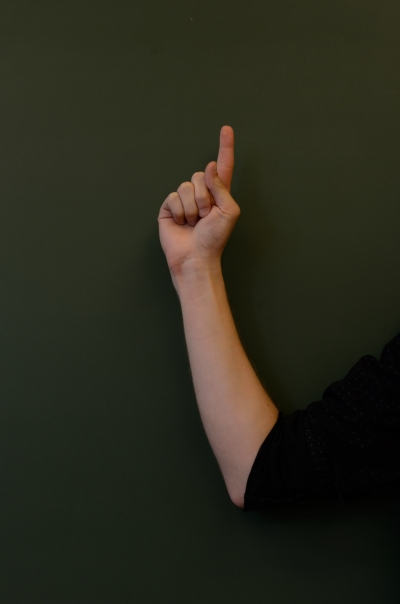
#> input picture test.jpg, 400 x 604 px, given in place of the camera
$ python finalCode.py   (older library calls are emulated)
#> lines starting #> are read from the running program, lines starting #| are printed output that depends on the picture; after the words box and inside, x2 and y2 are one past the last pixel; in counts of white or black regions, pixels touching at a corner belong together
### imageBkgds.py
################################################################################

# Alpacas & Fences - imageBkgds
# Authors: 470203101, 470386390, 470354850

# In order to run this file alone:
# $ python imageBkgds.py

# This script aids in the removal of the background of a person.
# Follows the instructions from https://www.learnopencv.com/applications-of-foreground-background-separation-with-semantic-segmentation/

################################################################################
# Imports
################################################################################
import cv2
import numpy as np
from PIL import Image

from viewCamera import *
from viewFileImage import *
from imageManipulations import *

################################################################################
# Constants
################################################################################


################################################################################
# Functions
################################################################################
# diffBkgdThreshBGR
# Removes the background of the given rgb_img through diffing the bkgd_img
# Input:
#   - bgr_img | cv2 image -> image object/data
#   - bkgd_img | cv2 image -> image object/data
# Output:
#   - gray_img | cv2 image -> image object/data
# [94 lines left out: functions diffBkgdThreshBGR, diffBkgdBGRThresh, diffBkgdOtsuBGR, not called in this run]

#-------------------------------------------------------------------------------
# diffBkgdOtsuGray
# Removes the background of the given rgb_img.
# Input:
#   - bgr_img | cv2 image -> image object/data
# Output:
#   - gray_img | cv2 image -> image object/data
def diffBkgdOtsuGray(bgr_img):
  gray_img = cv2.cvtColor(bgr_img, cv2.COLOR_BGR2GRAY)
  ret_gray, thresh_gray = cv2.threshold(gray_img, 0,255, cv2.THRESH_BINARY_INV+cv2.THRESH_OTSU)
  print(f"[removeBkgd - INFO]: ret_gray = {ret_gray}")

  return thresh_gray

#-------------------------------------------------------------------------------
# diffBkgdModels
# Removes the background of the given rgb_img.
# Input:
#   - bgr_img | cv2 image -> image object/data
# Output:
#   - bgr_img | cv2 image -> image object/data
# [54 lines left out: function diffBkgdModels, not called in this run]

### imageManipulations.py
################################################################################

# Alpacas & Fences - imageManipulations
# Authors: 470203101, 470386390, 470354850

# In order to run this file alone:
# $ python imageManipulations.py

# This script aids in the manipulations of images needed for other scripts.

################################################################################
# Imports
################################################################################
from skimage.measure import compare_ssim
import imutils
import cv2
import numpy as np
from PIL import Image

################################################################################
# Constants
################################################################################
hist_equ_tile_size = 8

################################################################################
# Functions
################################################################################
# histEqu
# Removes the background of the given rgb_img through diffing the bkgd_img
# Input:
#   - bgr_img | cv2 image -> image object/data
#   - bkgd_img | cv2 image -> image object/data
# Output:
#   - N/A
# Notes:
#   - Implementation guided from https://docs.opencv.org/master/d5/daf/tutorial_py_histogram_equalization.html
# [34 lines left out: functions histEqu, diffImgs, not called in this run]

#-------------------------------------------------------------------------------
# normImg
# Normalise image
# Input:
#   - img | cv2 image -> image object/data
# Output:
#   - img | cv2 image -> image object/data with values between 0.0 and 1.0
def normImg(img):
  img = np.subtract(img, np.amin(img))
  img = np.divide(img, np.amax(img))
  return img

#-------------------------------------------------------------------------------
# resizeImage
# Resize the image.
# Input:
#   - image | cv2 image -> image object/data
#   - scale | 0.0 -> 1.0 | float -> scale
# Output:
#   - image | cv2 image -> image object/data
# Note:
#   - Image will fit screen.
def resizeImage(image, scale=0.5):
  # Resize the image
  img_h, img_w = image.shape[0:2]
  new_w = int(img_w * scale)
  new_h = int(img_h * scale)
  # dim = (width, height)
  dim = (new_w, new_h)

  # resize image
  return cv2.resize(image, dim, interpolation = cv2.INTER_AREA)

################################################################################
# Main
################################################################################
def main():
  pass

# [2 lines that do not run on import are left out]

### imageClusterings.py
################################################################################

# Alpacas & Fences - imageClusterings.py
# Authors: 470203101, 470386390, 470354850

# In order to run this file alone:
# $ python imageClusterings.py ./virtualBkgdImgs/imageWithoutLight.PNG
# OR
# $ python imageClusterings.py ./virtualBkgdImgs/IMG20190812150923.jpg

################################################################################
# Imports
################################################################################
import cv2
import numpy as np
import math
from PIL import Image

################################################################################
# Constants
################################################################################
COLOR_MAX = 255
COLOR_MIN = 0

C_THRESH = 20
D_TILE = 1

################################################################################
# Functions
################################################################################
# removeListDup
# Removes duplicates from a list.
# Input:
#   - l | list
# Output:
#   - l | list
# Note:
#   - (0, 1) and (-0, 1) are treated as being the same thing.
def removeListDup(l):
  return list(dict.fromkeys(l))

#-------------------------------------------------------------------------------
# createCheckList
# Creates the list of tiles to look at
# relative to the currently looked at tile.
# Input:
#   - r | int -> range around current tile.
# Output:
#   - list of tuples
def createCheckList(r):
  l = []
  for i in range(1, r+1):
    for j in range(i):
      l.append((i,j))
      l.append((-i,j))
      l.append((-i,-j))
      l.append((i,-j))
      l.append((j,i))
      l.append((-j,i))
      l.append((-j,-i))
      l.append((j,-i))
    l.append((i,i))
    l.append((-i,i))
    l.append((-i,-i))
    l.append((i,-i))
  return removeListDup(l)

#-------------------------------------------------------------------------------
# createGroupsBGR
# Returns pixel groups.
# Input:
#   - bgr_img | cv2 image -> image object/data
#   - c_thresh | 0 - 255 int -> colour threshold
#   - r_tile | int -> # top left corner tiles to look at.
# Output:
#   - gray_img | cv2 image -> image object/data
# [70 lines left out: function createGroupsBGR, not called in this run]


#-------------------------------------------------------------------------------
# createGroupsGray
# Returns pixel groups.
# Input:
#   - gray_img | cv2 image -> image object/data
#   - c_thresh | 0 - 255 int -> colour threshold
#   - r_tile | int -> # top left corner tiles to look at.
# Output:
#   - gray_img | cv2 image -> image object/data
def createGroupsGray(gray_img, c_thresh=C_THRESH, d_tile=D_TILE):
  # For each pixel, go down
  row, col = gray_img.shape[0:2]
  gp_img = np.zeros((row, col), np.float32)-1.0;
  gp_dict = {}

  tiles = createCheckList(d_tile)

  def peekHue(r, c):
    return gray_img[r][c]

  def peekGroup(r, c):
    return gp_img[r][c]

  def peekSurround(r, c, tiles):
    #print(f"[peekSurround - DATA]: r = {r}, c = {c}")
    gps = {}
    # obtain current tile's colour (hue)
    p = peekHue(r, c)
    for d_r, d_c in tiles:
      tile_r = r+d_r
      tile_c = c+d_c
      # check tile is possible
      if tile_r < 0 or tile_c < 0 or tile_r >= row or tile_c >= col:
        # no current group
        # therefore can not compare
        continue
      # look at tile group
      g = peekGroup(tile_r, tile_c)
      if g == -1.0:
        # no current group
        # therefore can not compare
        continue
      # look at tile colour (hue)
      h = peekHue(tile_r, tile_c)
      h_diff = min(abs(p-h), abs(p+COLOR_MAX-h))
      # save the group num as the tile is within color hue thres
      if (0 <= h_diff) and (h_diff <= c_thresh):
        try:
          gps[g] += 1
        except:
          gps[g] = 1
    return gps

  # find groups
  gp_n = 0; # last group number
  for r in range(row):
    col_range = range(col)
    if r%2 != 0:
      col_range = reversed(col_range)
    #print(f"[createGroups - DATA]: r = {r}, gp_n = {gp_n}")
    for c in col_range:
      gps = peekSurround(r, c, tiles)
      if len(gps.keys()) == 0:
        gp_img[r][c] = gp_n
        gp_n += 1
      else:
        k_max, v_max = -1, -1
        for k, v in gps.items():
          if v_max <= v:
            v_max = v
            k_max = k
        gp_img[r][c] = k_max

  return gp_img

################################################################################
# Main
################################################################################
# [67 lines left out: function main, not called in this run]

# [8 lines that do not run on import are left out]

### finalCode.py
################################################################################

# Alpacas & Fences - finalCode
# Authors: 470354850, 470386390, 470203101

# In order to run this file alone:
# $ python finalCode.py

# This script is the main and final code submission of Alpacas and Fences demo.

################################################################################
# Imports
################################################################################
import cv2
import numpy as np
import matplotlib.pyplot as plt
import idx2numpy
import math

from sklearn import svm
from sklearn import metrics
from sklearn.model_selection import train_test_split

from skimage.feature import hog
import pickle

from PIL import Image

from viewCamera import *
from viewFileImage import *
from imageManipulations import *
from imageClusterings import *
from imageBkgds import *

################################################################################
# Globals
################################################################################
global lineMatrix
global scoreMatrix
global nRows
global nCols
global playerColourRGB
global playerTurn
global playerColour
global colourLabel
global playerScore

COLOR_MAX = 255
GRAY_COLOR = 120


KERNEL = 'ellipse' # or 'box'
IMG_SCALE = 0.05 # Scaling to resize img when grouping colours together.
C_THRESH = 40 # Threshold where colour matching diff below are taken
G_THRESH = 35 # Threshold where groups above are taken

# kernel = 15
# minA = 0.02
# maxA = 0.9
radius = 8
# sample_in = 0.02  # 2% inward from contour left and right edges
# border_size = 10
# prev_point = (-1,-1)

################################################################################
# Functions
################################################################################
# Wear black glove!
def removeListValues(givenList, val):
   return [value for value in givenList if value != val]
"""
def verifyPoint(curr_point):
  error_thresh = 10
  point_thresh = 20
  error_count = 0

  if prev_point == (-1,-1):
    return curr_point

  x_diff = abs(curr_point[0] - prev_point[0])
  y_diff = abs(curr_point[1] - prev_point[1])

  print(x_diff,y_diff)
  if (x_diff > point_thresh) or (y_diff > point_thresh) and error_count < error_thresh:
    error_count += 1
    return prev_point
  else:
    error_count = 0
    return curr_point
"""
#-------------------------------------------------------------------------------
# captureImg
def captureImg(cap, show_img=0):
  # Check if the webcam is opened correctly
  if not cap.isOpened():
    raise IOError("Cannot open webcam")

  ret, frame = cap.read()
  frameResized = cv2.resize(frame, None, fx=2, fy=2, interpolation=cv2.INTER_AREA)
  newFrame = replaceBkgd(frame)
  newFrame = cv2.resize(newFrame, None, fx=2, fy=2, interpolation=cv2.INTER_AREA)

  newFrame[draw_box_y1:draw_box_y2,draw_box_x1:draw_box_x2,:] = frameResized[draw_box_y1:draw_box_y2,draw_box_x1:draw_box_x2,:]
  newFrame[flag_box_y1:flag_box_y2,flag_box_x1:flag_box_x2,:] = frameResized[flag_box_y1:flag_box_y2,flag_box_x1:flag_box_x2,:]

  return ret, newFrame

#-------------------------------------------------------------------------------
def replaceBkgd(bgr_img, show_img=0):
  gray_bkgd = np.ones(bgr_img.shape, np.uint8)*GRAY_COLOR # kernel size
  gray_img = cv2.cvtColor(bgr_img, cv2.COLOR_BGR2GRAY)

  frameName = 'replaceBkgd'
  otsu_img = diffBkgdOtsuGray(bgr_img)
  if show_img:
    otsu_img_resized = resize2ScreenImage(otsu_img)
    viewImage(frameName+' | otsu_img', otsu_img_resized)

  # close the thresh img
  k = np.ones((50,50), np.uint8) # kernel size
  if KERNEL == 'ellipse':
    k_size = 55 # kernel size
    k = cv2.getStructuringElement(cv2.MORPH_ELLIPSE, (k_size, k_size))
  closed_otsu_img = cv2.morphologyEx(otsu_img, cv2.MORPH_CLOSE, k)
  if show_img:
    closed_otsu_img_resized = resize2ScreenImage(closed_otsu_img)
    viewImage(frameName+' | closed_otsu_img', closed_otsu_img_resized)

  scale = IMG_SCALE
  c_thresh = C_THRESH
  groups_img = createGroupsGray(resizeImage(closed_otsu_img, scale), c_thresh)
  h, w = closed_otsu_img.shape
  groups_img = cv2.resize(groups_img, (w, h), interpolation = cv2.INTER_AREA)
  groups_img = normImg(groups_img)*255
  groups_img = groups_img.astype(np.uint8)
  if show_img:
    groups_img_resized = resize2ScreenImage(groups_img)
    viewImage(frameName+' | groups_img', groups_img_resized)

  # bin-threshold
  g_thresh = G_THRESH
  _, bin_groups_img = cv2.threshold(groups_img, g_thresh, COLOR_MAX, cv2.THRESH_BINARY)
  if show_img:
    bin_groups_img_resized = resize2ScreenImage(bin_groups_img)
    viewImage(frameName+' | bin_groups_img', bin_groups_img_resized)

  # Change so that we only look at top numbered groupings
  new_mask_img = cv2.bitwise_and(bin_groups_img, bin_groups_img, mask=closed_otsu_img)
  if show_img:
    new_mask_img_resized = resize2ScreenImage(new_mask_img)
    viewImage(frameName+' | new_mask_img', new_mask_img_resized)


  # multiply with original so that we can re-otsu
  new_bgr_img = cv2.bitwise_and(bgr_img, bgr_img, mask=new_mask_img)
  if show_img:
    new_bgr_img_resized = resize2ScreenImage(new_bgr_img)
    viewImage(frameName+' | new_bgr_img', new_bgr_img_resized)

  # inverse mask to create background
  new_bkgd_img = cv2.bitwise_and(gray_bkgd, gray_bkgd, mask=~new_mask_img)
  if show_img:
    new_bkgd_img_resized = resize2ScreenImage(new_bkgd_img)
    viewImage(frameName+' | new_bkgd_img', new_bkgd_img_resized)

  # add background to masked foreground
  new_img = new_bgr_img+new_bkgd_img
  if show_img:
    new_img_resized = resize2ScreenImage(new_img)
    viewImage(frameName+' | new_img', new_img_resized)

  return new_img

#-------------------------------------------------------------------------------
def checkBlank(im):
  threshold = 8
  h,w,d = im.shape[0],im.shape[1],im.shape[2]

  # Divide into rows. Calculate the mean pixel value. If different, if it's empty.
  num_div = 3
  delta = w//num_div
  bins = [delta*i for i in range(num_div)]

  mean_list = []

  for r in range(num_div):
    sub_im = im[bins[r]:bins[r]+delta,:,:]
    mean_list.append(np.mean(sub_im))

  if abs(mean_list[0]-mean_list[1]) > threshold or abs(mean_list[0]-mean_list[2]) > threshold:
    #print('Not blank!')
    return 0
  else:
    #print('Blank')
    return 1

#-------------------------------------------------------------------------------
def detectFinger(im):
  border_size = 10
  kernel = 15

  if checkBlank(im) == 1:
    return (-1,-1)

  # Preprocessing: Get cleaned binarised image with white background.
  bw_im = cv2.cvtColor(im,cv2.COLOR_BGR2GRAY)
  bw_im = cv2.GaussianBlur(bw_im,(kernel,kernel),0)
  ret,thresh = cv2.threshold(bw_im,0,255,cv2.THRESH_BINARY_INV+cv2.THRESH_OTSU)
  thresh = 255-thresh

  processed_im = cv2.erode(thresh,(kernel,kernel),iterations = 20)
  processed_im = cv2.copyMakeBorder(processed_im,border_size,border_size,border_size,border_size,cv2.BORDER_CONSTANT,value=255)

  # # Get hand contour and find top-most point (Then change to find top most point of orientation)
  contours,hier = cv2.findContours(processed_im,cv2.RETR_TREE,cv2.CHAIN_APPROX_SIMPLE)

  for cnt in contours:
    x,y,w,h = cv2.boundingRect(cnt)

    if w < im.shape[1]:
      finger_loc = tuple(cnt[cnt[:,:,1].argmin()][0])
      finger_loc = (finger_loc[0]-border_size,finger_loc[1]-border_size)  # Relative to main img
      return finger_loc

  return (-1,-1)

#-------------------------------------------------------------------------------
# [14 lines left out: function checkDrawChar, not called in this run]

#-------------------------------------------------------------------------------
def checkIfInBound(pt,bound):
  ref_coord_x = bound[0][0]
  ref_coord_y = bound[0][1]
  w = bound[1]
  h = bound[2]

  pt_x = pt[0]
  pt_y = pt[1]

  if pt_x > ref_coord_x and pt_x < ref_coord_x+w and pt_y > ref_coord_y and pt_y < ref_coord_y+h:
    return True
  else:
    return False

#-------------------------------------------------------------------------------
# Offer options 1-4.
def getNumPlayers(vc,text_display):
  region_thresh = 15
  prev_region = -1
  curr_region = -1
  region_count = 0
  finger_loc = (-1,-1)

  margin = 75
  text_margin = 25
  option_box_w = 100

  region_bounds = {1:[(draw_box_x1+margin,draw_box_y1+margin),100,100],2:[(draw_box_x2-margin-option_box_w,draw_box_y1+margin),100,100],3:[(draw_box_x1+margin,draw_box_y2-margin-option_box_w),100,100],4:[(draw_box_x2-margin-option_box_w,draw_box_y2 -margin-option_box_w),100,100]}

  # Draw options in box
  COORD = 0
  WIDTH = 1
  HEIGHT = 2

  rval, frame = captureImg(vc)
  while rval:
    rval, frame = captureImg(vc)

    # DETECTING FINGER
    draw_sub_im = frame[draw_box_y1:draw_box_y2,draw_box_x1:draw_box_x2]
    rel_finger_loc = detectFinger(draw_sub_im)  # Relative finger point

    # DRAWING FINGER POINT
    if rel_finger_loc != (-1,-1):
      finger_loc = (rel_finger_loc[0]+draw_box_x1,rel_finger_loc[1])
      # finger_loc = verifyPoint(finger_loc)
      frame = cv2.circle(frame,finger_loc,radius,(255,0,0),-1)

    cv2.rectangle(frame,(draw_box_x1,draw_box_y1),(draw_box_x2,draw_box_y2),color=(0,0,0,0))
    cv2.rectangle(frame,(flag_box_x1,flag_box_y1),(flag_box_x2,flag_box_y2),color=(0,0,0,0))

    # Intructions for user
    cv2.putText(frame,text_display,(width//5,height*4//5), cv2.FONT_HERSHEY_SIMPLEX, 2, (0,0,255),3,cv2.LINE_AA)

    # Draw options in box
    for r in range(1,5):
      coord1 = region_bounds[r][COORD]
      coord2 = (region_bounds[r][COORD][0] + region_bounds[r][WIDTH], region_bounds[r][COORD][1] + region_bounds[r][HEIGHT])
      text_coord = (coord1[0] + 25,coord1[1] + 75)
      cv2.rectangle(frame,coord1,coord2,color=(0,0,0,0))
      cv2.putText(frame,str(r),text_coord, cv2.FONT_HERSHEY_SIMPLEX, 2, (0,0,255),3,cv2.LINE_AA)

    # Identify the region the finger is in
    for r in range(1,5):
      if checkIfInBound(finger_loc,region_bounds[r]) == True:
        curr_region = r
        break
      else:
        curr_region = -1

    # Track finger position over time
    if curr_region == prev_region and curr_region != -1:
      region_count += 1
      if region_count > region_thresh:
        if getConfirmation(vc,'Lock in number of players: '+str(curr_region), 0) == True:
          return curr_region
        else:
          # Reset values and restart
          region_count = 0
          prev_region = -1
          curr_region = -1
          finger_loc = (-1,-1)

          # Load most updated image and then output.
          rval, frame = captureImg(vc)
    else:
      region_count = 0

    prev_region = curr_region
    #print(region_count)

    cv2.imshow("preview", frame)
    key = cv2.waitKey(20)
    if key == 27:
      break

#-------------------------------------------------------------------------------
# [392 lines left out: functions getCharacter, getConfirmation, drawLines, convertToLetter, checkValidInput, updateScore and 5 more, not called in this run]

################################################################################
# Main
################################################################################
cv2.namedWindow("preview")
vc = cv2.VideoCapture(0)

playerColour = [18, 15, 7, 13]
colourLabel = ['Red', 'Orange', 'Green', 'Magenta']
playerColourRGB = [(0, 0, 255), (0,165,255), (0,128,0), (255,0,255)]

if vc.isOpened(): # try to get the first frame
    rval, frame = vc.read()
#> frame is the input picture: shape (604, 400, 3); mean B, G, R 28.5, 41.6, 41.7
    frame = cv2.resize(frame, None, fx=2, fy=2, interpolation=cv2.INTER_AREA)
#> frame: shape (1208, 800, 3)
    height = frame.shape[0]
    width = frame.shape[1]
else:
    rval = False

radius = 8

draw_box_x1 = width-height*2//5
draw_box_x2 = width
draw_box_y1 = 0
draw_box_y2 = height*2//5

flag_box_x1 = 0
flag_box_x2 = height//5
flag_box_y1 = 0
flag_box_y2 = height//5

num_players = getNumPlayers(vc,'Select number of players')
#> in replaceBkgd, `gray_img = cv2.cvtColor(bgr_img, cv2.COLOR_BGR2GRAY)`:
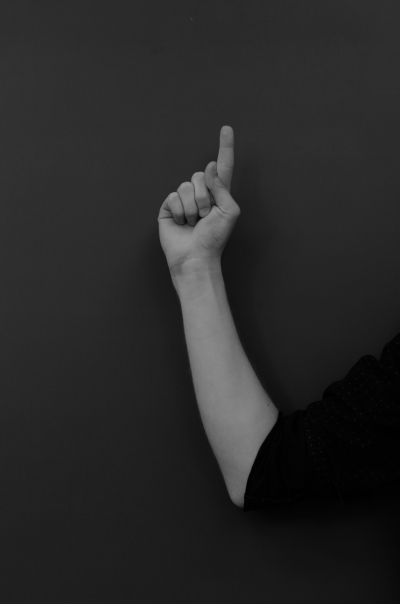
#> gray_img: shape (604, 400); min 0, max 151, mean 40.2
#> in diffBkgdOtsuGray, `ret_gray, thresh_gray = cv2.threshold(gray_img, 0,255, cv2.THRESH_BINA..`:
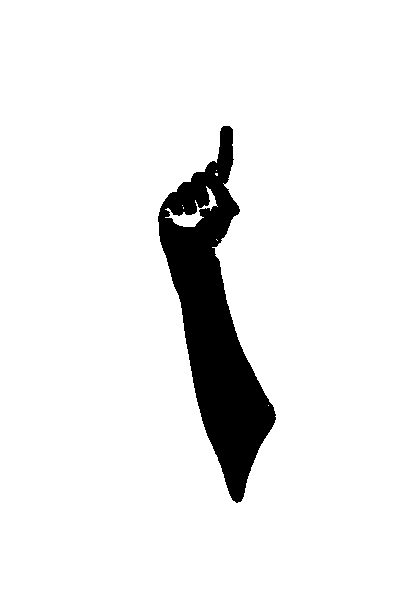
#> thresh_gray: shape (604, 400); 92.6% white; 1 black region, box (x1, y1, x2, y2) and area: (158, 126, 276, 503) 17784
#> in diffBkgdOtsuGray, `ret_gray, thresh_gray = cv2.threshold(gray_img, 0,255, cv2.THRESH_BINA..`: ret_gray = 75
#| [removeBkgd - INFO]: ret_gray = 75.0
#> in replaceBkgd, `closed_otsu_img = cv2.morphologyEx(otsu_img, cv2.MORPH_CLOSE, k)`:
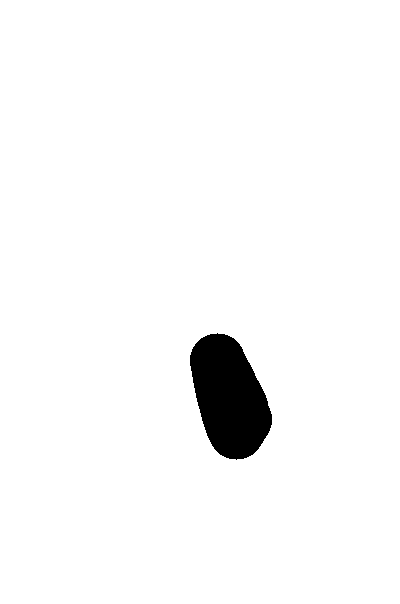
#> closed_otsu_img: shape (604, 400); 97% white; 1 black region, box (x1, y1, x2, y2) and area: (190, 333, 272, 460) 7183
#> in resizeImage, `return cv2.resize(image, dim, interpolation = cv2.INTER_AREA)`:
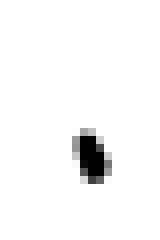
#> returned value: shape (30, 20) (shown 8 times larger); min 0, max 255, mean 247.4
#> in createGroupsGray, `row, col = gray_img.shape[0:2]`: row = 30; col = 20
#> (the rest of the program and of its run is left out)
